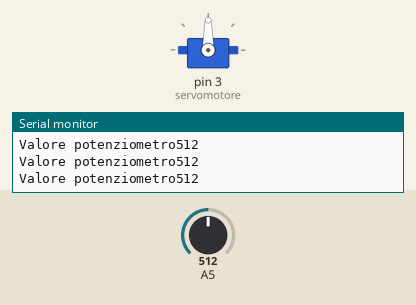
Recording of a sketch running on a simulated Arduino Uno, built with avr-gcc and run on an emulated ATmega328P. Shown: servo, the last lines printed to the serial monitor. The test bench sets the inputs (shaded band); at power-on: A5 = 512.

Above: at 1.2 s.
1.3 s: A5 set to 106
At 1.7 s:
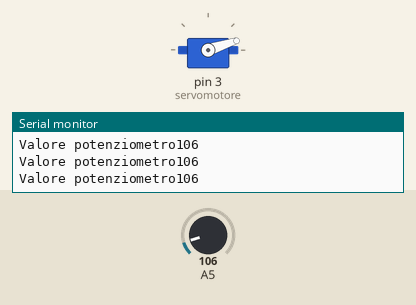
2.8 s: A5 set to 94
At 3.3 s:
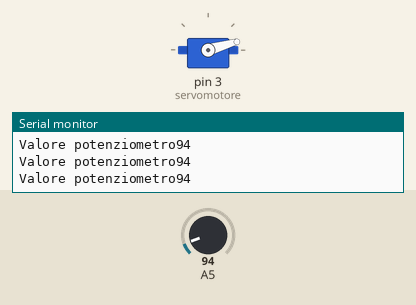
5.8 s: A5 set to 122
At 6.4 s:
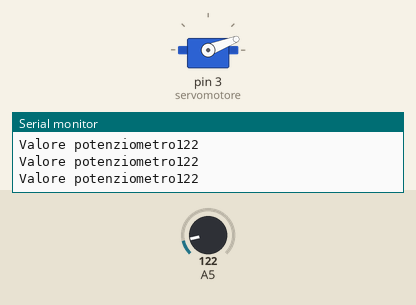
7.3 s: A5 set to 982
At 8.1 s:
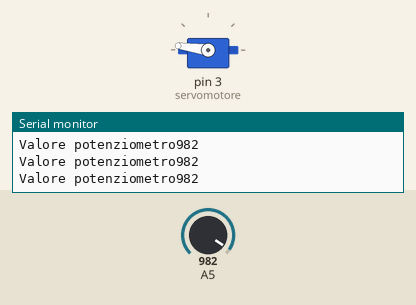
8.8 s: A5 set to 1009
At 9.5 s:
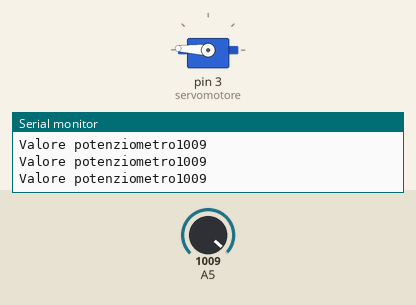
10.3 s: A5 set to 900
At 11.4 s:
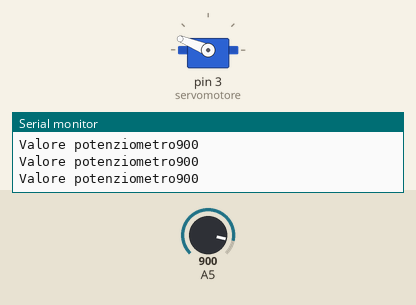
Timing chart, 0 to 12.8 s (numbered marks = the images above; inputs shaded):
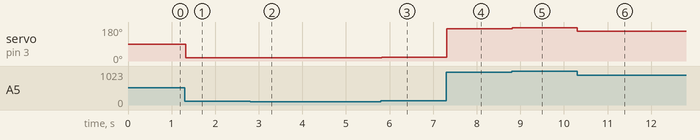

Measured:
- after the input at 1.3 s, servo on pin 3 (servomotore): 90° → 18° at once
- after the input at 2.8 s, servo on pin 3 (servomotore): 18° → 16° at once
- after the input at 5.8 s, servo on pin 3 (servomotore): 16° → 21° at once
- after the input at 7.3 s, servo on pin 3 (servomotore): 21° → 172° at once
- after the input at 8.8 s, servo on pin 3 (servomotore): 172° → 177° at once
- after the input at 10.3 s, servo on pin 3 (servomotore): 177° → 158° at once

The sketch:

05_SERVO.ino
```cpp
#include <Servo.h>

Servo servomotore;

void setup()
{
  pinMode(A5,INPUT);
  servomotore.attach(3);
  Serial.begin(9600);     // apre la porta seriale
}


void loop()
{
    servomotore.write(map(analogRead(A5),0,1023,0,180));
    delay(10);

    Serial.print("Valore potenziometro"); // scrivo il valore della lettura del potenziometro
    Serial.println(analogRead(A5));
}
```
